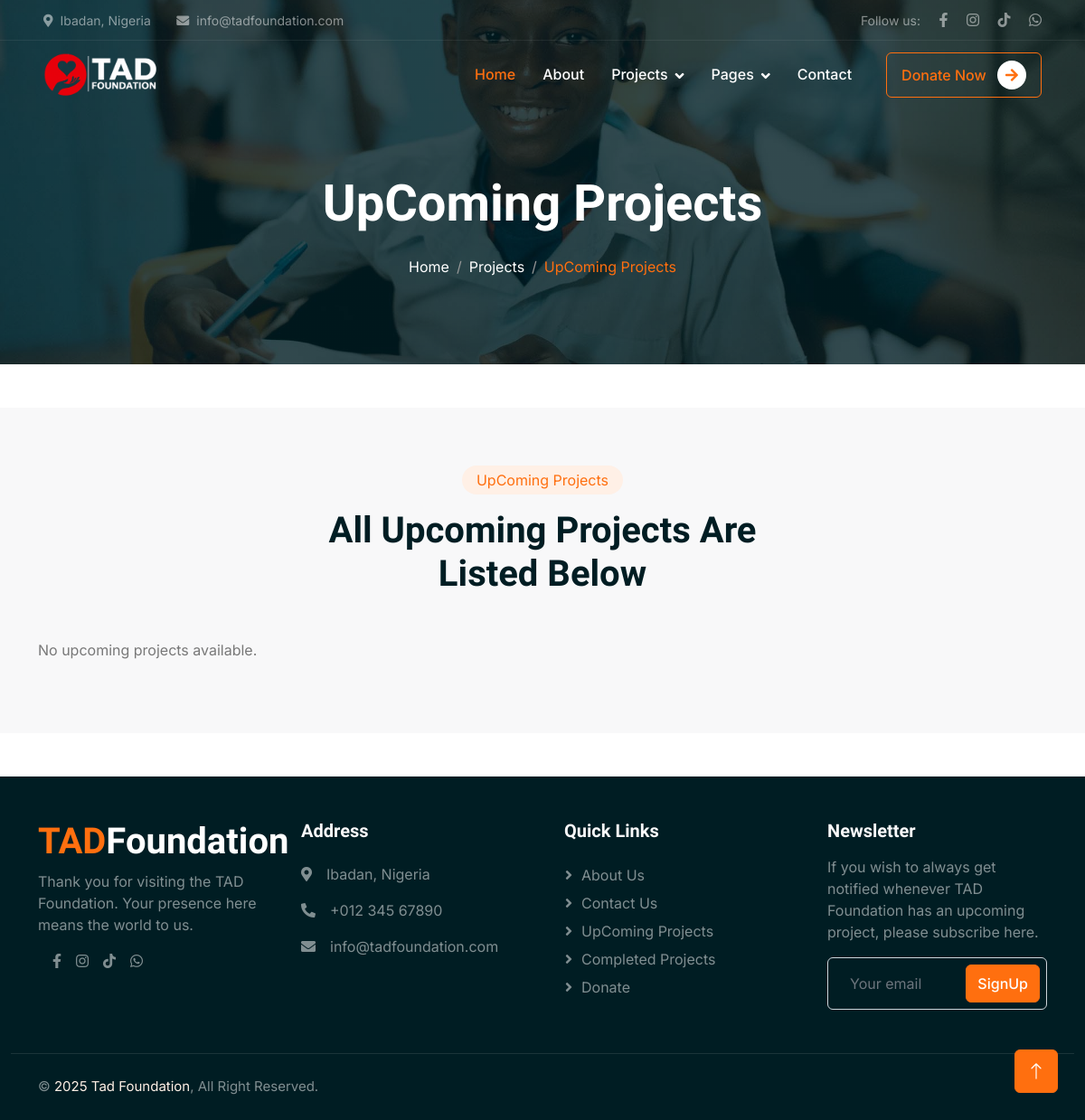
The app's page /upcomingprojects, older data.
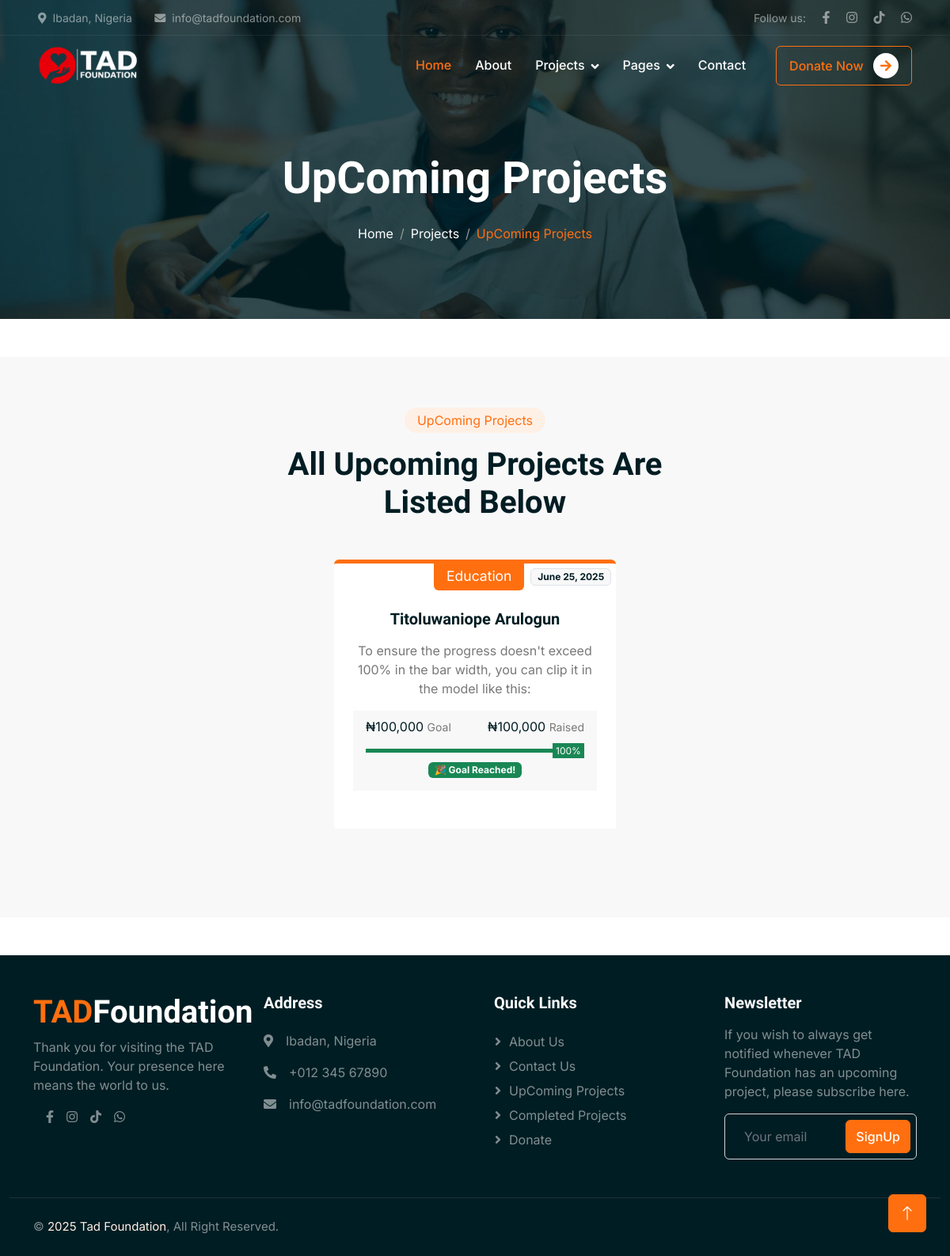
The same page, newer data.
### tadApp/models.py (models this page shows, shortened)
class Project(models.Model):
    STATUS_CHOICES = [
        ('ongoing', 'Ongoing'),
        ('completed', 'Completed'),
        ('upcoming', 'Upcoming'),
    ]
    category = models.CharField(max_length=100)
    name = models.CharField(max_length=200)
    short_description = models.CharField(max_length=255)
    full_description = models.TextField()
    date = models.DateField()
    status = models.CharField(max_length=10, choices=STATUS_CHOICES)
    main_image = CloudinaryField('image', default='default')
    goal_price = models.DecimalField(max_digits=12, decimal_places=2)
    raised_price = models.DecimalField(max_digits=12, decimal_places=2)
    @property
    def progress_percentage(self):
        if self.goal_price > 0:
            return min(100, round((self.raised_price / self.goal_price) * 100))
        return 0

### tadApp/views.py (the view)
# urls.py: path('upcomingprojects', views.upcomingprojects, name='upcomingprojects'),
def upcomingprojects(request):
    projects = Project.objects.filter(status='upcoming').order_by('-date')
    return render(request, 'pages/upcomingprojects.html', {'project': projects})

### tadApp/templates/pages/upcomingprojects.html (shortened to what this page needs)
{% extends 'base.html' %}
{% block content %}
{% load humanize %}
{% load static %}
{% include 'includes/navbar.html'%}
    <div class="container-fluid page-header mb-5 wow fadeIn" data-wow-delay="0.1s">
        <div class="container text-center">
            <h1 class="display-4 text-white animated slideInDown mb-4">UpComing Projects</h1>
            <nav aria-label="breadcrumb animated slideInDown">
                <ol class="breadcrumb justify-content-center mb-0">
                    <li class="breadcrumb-item"><a class="text-white" href="{% url 'index' %}">Home</a></li>
                    <li class="breadcrumb-item"><a class="text-white" href="#">Projects</a></li>
                    <li class="breadcrumb-item text-primary active" aria-current="page">UpComing Projects</li>
                </ol>
            </nav>
        </div>
    </div>
    <div class="container-xxl bg-light my-2 py-3">
        <div class="container py-5">
            <div class="text-center mx-auto mb-5 wow fadeInUp" data-wow-delay="0.1s" style="max-width: 500px;">
                <div class="d-inline-block rounded-pill bg-secondary text-primary py-1 px-3 mb-3">UpComing Projects</div>
                <h1 class="display-6 mb-2">All Upcoming Projects Are Listed Below</h1>
            </div>
            <div class="row g-4 justify-content-center">
                            {% for project in project %}
                <div class="col-lg-4 col-md-6 wow mb-5 fadeInUp" data-wow-delay="0.1s">
                    <div class="causes-item d-flex flex-column bg-white border-top border-5 border-primary rounded-top overflow-hidden h-100">
                        <div class="text-center p-4 pt-0">
                            <div class="mb-4 d-flex justify-content-center">
                                <div class="d-inline-flex align-items-center gap-2 category-wrap">
                                    <div class="bg-primary text-white rounded-bottom fs-5 pb-1 px-3">
                                        <small>{{ project.category }}</small>
                                    </div>
                                    <span class="badge bg-light text-dark border">
                                        {{ project.date|date:"F j, Y" }}
                                    </span>
                                </div>
                            </div>
                            <h5 class="mb-3">{{ project.name }}</h5>
                            <p>{{ project.short_description }}</p>
                            <div class="causes-progress bg-light p-3 pt-2">
                                <div class="d-flex justify-content-between">
                                    <p class="text-dark">₦{{ project.goal_price|floatformat:0|intcomma }} <small class="text-body">Goal</small></p>
                                    <p class="text-dark">₦{{ project.raised_price|floatformat:0|intcomma }} <small class="text-body">Raised</small></p>
                                </div>
                                <div class="progress">
                                    <div class="progress-bar
                                        {% if project.progress_percentage >= 100 %}
                                            bg-success
                                        {% elif project.progress_percentage >= 50 %}
                                            bg-warning
                                        {% else %}
                                            bg-danger
                                        {% endif %}"
                                        role="progressbar"
                                        aria-valuenow="{{ project.progress_percentage }}"
                                        aria-valuemin="0"
                                        aria-valuemax="100"
                                        style="width: {{ project.progress_percentage }}%;">
                                        <span class="bg-success">{{ project.progress_percentage }}%</span>
                                    </div>
                                </div>
                                {% if project.progress_percentage >= 100 %}
                                    <div class="text-center mt-2">
                                        <span class="badge bg-success">🎉 Goal Reached!</span>
                                    </div>
                                {% endif %}
                            </div>
                        </div>
                        <div class="position-relative mt-auto">
                        </div>
                    </div>
                </div>
                                {% empty %}
                                    <p>No upcoming projects available.</p>
                                {% endfor %}
            </div>
        </div>
    </div>
{% include 'includes/footer.html'%}
{% endblock %}

### tadApp/templates/base.html (shortened to what this page needs)
 {% load static %}
<!DOCTYPE html>
<html lang="en">
<head>
    <link href="https://cdnjs.cloudflare.com/ajax/libs/font-awesome/5.15.4/css/all.min.css" rel="stylesheet">
    <link href="https://cdn.jsdelivr.net/npm/bootstrap-icons@1.4.1/font/bootstrap-icons.css" rel="stylesheet">
    <link href="{% static 'lib/animate/animate.min.css' %} " rel="stylesheet">
    <link href="{% static 'lib/owlcarousel/assets/owl.carousel.min.css' %} " rel="stylesheet">
    <link href="{% static 'css/bootstrap.min.css' %} " rel="stylesheet">
    <link href="{% static 'css/style.css' %} " rel="stylesheet">
</head>
<body>
{% block content %}
{% endblock %}
    <a href="#" class="btn btn-lg btn-primary btn-lg-square back-to-top"><i class="bi bi-arrow-up"></i></a>
</body>
</html>

### tadApp/templates/includes/navbar.html (shortened to what this page needs)
{% load static %}
    <div class="container-fluid fixed-top px-0 wow fadeIn" data-wow-delay="0.1s">
        <div class="top-bar text-white-50 row gx-0 align-items-center d-none d-lg-flex">
            <div class="col-lg-6 px-5 text-start">
                <small><i class="fa fa-map-marker-alt me-2"></i>Ibadan, Nigeria</small>
                <small class="ms-4"><i class="fa fa-envelope me-2"></i>info@tadfoundation.com</small>
            </div>
            <div class="col-lg-6 px-5 text-end">
                <small>Follow us:</small>
                <a class="text-white-50 ms-3" href="" target="_blank"><i class="fab fa-facebook-f"></i></a>
                <a class="text-white-50 ms-3" href="" target="_blank"><i class="fab fa-instagram"></i></a>
                <a class="text-white-50 ms-3" href="" target="_blank"><i class="fab fa-tiktok"></i></a>
                <a class="text-white-50 ms-3" href="" target="_blank"><i class="fab fa-whatsapp"></i></a>
            </div>
        </div>
        <nav class="navbar navbar-expand-lg navbar-dark py-lg-0 px-lg-5 wow fadeIn" data-wow-delay="0.1s">
            <a href="{% url 'index' %}" class="navbar-brand ms-4 ms-lg-0">
                <img src="{% static 'img/tad-logo-white.png' %}" alt="TAD Foundation Logo" style="height: 50px;">
            </a>
            <div class="collapse navbar-collapse" id="navbarCollapse">
                <div class="navbar-nav ms-auto p-4 p-lg-0">
                    <a href="{% url 'index' %}" class="nav-item nav-link active">Home</a>
                    <a href="{% url 'about' %}" class="nav-item nav-link">About</a>
                    <div class="nav-item dropdown">
                        <a href="#" class="nav-link dropdown-toggle" data-bs-toggle="dropdown">Projects</a>
                    </div>
                    <div class="nav-item dropdown">
                        <a href="#" class="nav-link dropdown-toggle" data-bs-toggle="dropdown">Pages</a>
                    </div>
                    <a href="{% url 'contact' %}" class="nav-item nav-link">Contact</a>
                </div>
                <div class="d-none d-lg-flex ms-2">
                    <a class="btn btn-outline-primary py-2 px-3" href="{% url 'donate' %}">
                        Donate Now
                        <div class="d-inline-flex btn-sm-square bg-white text-primary rounded-circle ms-2">
                            <i class="fa fa-arrow-right"></i>
                        </div>
                    </a>
                </div>
            </div>
        </nav>
    </div>

### tadApp/templates/includes/footer.html (shortened to what this page needs)
    <div class="container-fluid bg-dark text-white-50 footer mt-5 pt-5 wow fadeIn" data-wow-delay="0.1s">
        <div class="container">
            <div class="row g-5">
                <div class="col-lg-3 col-md-6">
                    <h1 class="fw-bold text-primary mb-2">TAD<span class="text-white">Foundation</span></h1>
                    <p style="text-align: left;">Thank you for visiting the TAD Foundation.  Your presence here means the world to us.</p>
                    <div class="d-flex">
                        <a class="text-white-50 ms-3" href="" target="_blank"><i class="fab fa-facebook-f"></i></a>
                        <a class="text-white-50 ms-3" href="" target="_blank"><i class="fab fa-instagram"></i></a>
                        <a class="text-white-50 ms-3" href="" target="_blank"><i class="fab fa-tiktok"></i></a>
                        <a class="text-white-50 ms-3" href="" target="_blank"><i class="fab fa-whatsapp"></i></a>
                    </div>
                </div>
                <div class="col-lg-3 col-md-6">
                    <h5 class="text-light mb-4">Address</h5>
                    <p><i class="fa fa-map-marker-alt me-3"></i>Ibadan, Nigeria</p>
                    <p><i class="fa fa-phone-alt me-3"></i>+012 345 67890</p>
                    <p><i class="fa fa-envelope me-3"></i>info@tadfoundation.com</p>
                </div>
                <div class="col-lg-3 col-md-6">
                    <h5 class="text-light mb-4">Quick Links</h5>
                    <a class="btn btn-link" href="{% url 'about' %}">About Us</a>
                    <a class="btn btn-link" href="{% url 'contact' %}">Contact Us</a>
                    <a class="btn btn-link" href="{% url 'upcomingprojects' %}">UpComing Projects</a>
                    <a class="btn btn-link" href="{% url 'completedprojects' %}">Completed Projects</a>
                    <a class="btn btn-link" href="{% url 'donate' %}">Donate</a>
                </div>
                <div class="col-lg-3 col-md-6">
                    <h5 class="text-light mb-3">Newsletter</h5>
                    <p>If you wish to always get notified whenever TAD Foundation has an upcoming project, please subscribe here.</p>
                    <form id="newsletterForm" action="https://formspree.io/f/xjkrwoea" method="POST">
                        <div class="position-relative mx-auto" style="max-width: 400px;">
                            <input
                                id="newsletterEmail"
                                class="form-control bg-transparent w-100 py-3 ps-4 pe-5"
                                type="email"
                                name="email"
                                placeholder="Your email"
                                required>
                            <button
                                type="submit"
                                class="btn btn-primary py-2 position-absolute top-0 end-0 mt-2 me-2">
                                SignUp
                            </button>
                        </div>
                    </form>
                </div>
            </div>
        </div>
        <div class="container-fluid copyright mt-5">
            <div class="container">
                <div class="row">
                    <div class="col-md-6 text-center text-md-start mb-3 mb-md-0">
                        &copy; <a href="{% url 'index' %}">2025 Tad Foundation</a>, All Right Reserved.
                    </div>
                </div>
            </div>
        </div>
    </div>

### tadDjango/static/css/style.css (style rules this page uses)
:root { --primary: #FF6F0F; --secondary: #FFF0E6; --light: #F8F8F9; --dark: #001D23; }
.back-to-top { position: fixed; display: none; right: 30px; bottom: 30px; z-index: 99; }
.btn { font-weight: 500; transition: .5s; }
.btn.btn-primary, .btn.btn-outline-primary:hover { color: #FFFFFF; }
.btn-sm-square { width: 32px; height: 32px; }
.btn-lg-square { width: 48px; height: 48px; }
.btn-square, .btn-sm-square, .btn-lg-square { padding: 0; display: flex; align-items: center; justify-content: center; font-weight: normal; }
.fixed-top { transition: .5s; }
.top-bar { height: 45px; border-bottom: 1px solid rgba(255, 255, 255, .07); }
.navbar .dropdown-toggle::after { border: none; content: "\f107"; font-family: "Font Awesome 5 Free"; font-weight: 900; vertical-align: middle; margin-left: 8px; }
.navbar .navbar-nav .nav-link { margin-right: 30px; padding: 25px 0; color: #FFFFFF; font-weight: 500; outline: none; }
.navbar .navbar-nav .nav-link:hover, .navbar .navbar-nav .nav-link.active { color: var(--primary); }
.page-header { padding-top: 12rem; padding-bottom: 6rem; background: linear-gradient(rgba(0, 29, 35, .8), rgba(0, 29, 35, .8)), url(../img/carousel-1.jpg) center center no-repeat; background-size: cover; }
.page-header .breadcrumb-item+.breadcrumb-item::before { color: #999999; }
.causes-item .progress { height: 5px; border-radius: 0; overflow: visible; }
.causes-item .progress .progress-bar { position: relative; overflow: visible; width: 0px; border-radius: 0; transition: 5s; }
.causes-item .progress .progress-bar span { position: absolute; top: -7px; right: 0; width: 40px; height: 19px; display: flex; align-items: center; justify-content: center; font-size: 12px; background: var(--primary); color: #FFFFFF; }
.category-wrap { transform: translateX(60px); }
.footer .btn.btn-link { display: block; margin-bottom: 5px; padding: 0; text-align: left; color: rgba(255,255,255,0.5); font-weight: normal; text-transform: capitalize; transition: .3s; }
.footer .btn.btn-link::before { position: relative; content: "\f105"; font-family: "Font Awesome 5 Free"; font-weight: 900; color: rgba(255,255,255,0.5); margin-right: 10px; }
.footer .copyright { padding: 25px 0; font-size: 15px; border-top: 1px solid rgba(256, 256, 256, .1); }
.footer .copyright a { color: var(--secondary); }

Row changes from the older to the newer data that the page shows:
added Project: category "Education", date "June 25, 2025", name "Titoluwaniope Arulogun", short_description "To ensure the progress doesn't exceed 100% in the bar width, you can clip it in the model like this:", goal_price "100,000", raised_price "100,000", progress_percentage "100", shows "🎉 Goal Reached!"
Text that changed along with them:
text no longer shown: "No upcoming projects available."
